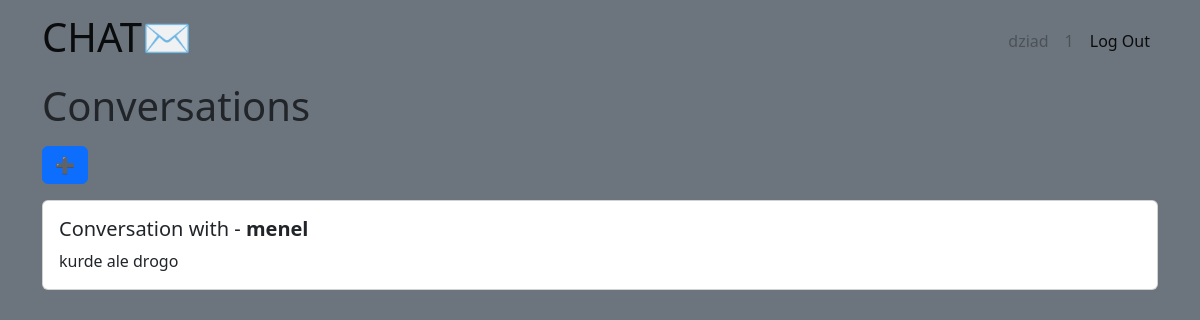
Page / (signed in) on the earlier database version.
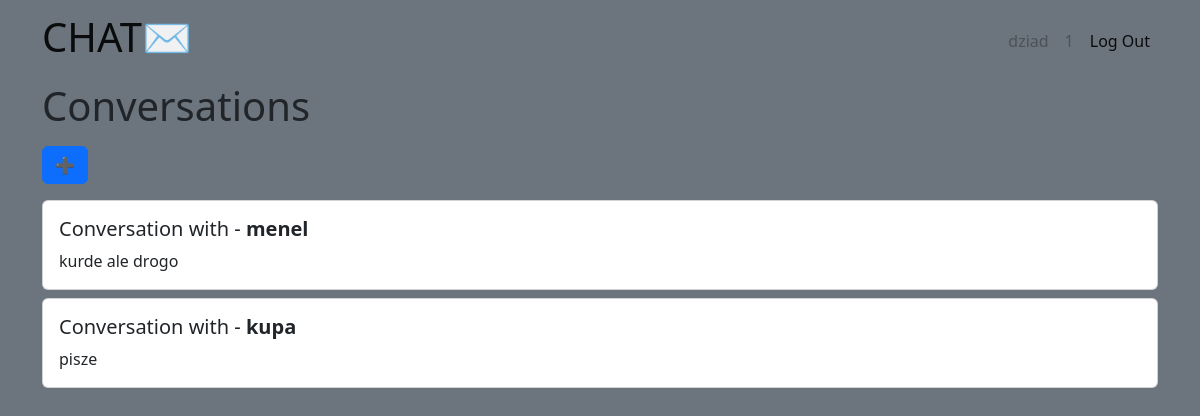
Same page on the later database version.
### tables this page shows
CREATE TABLE conversation (
    id INTEGER PRIMARY KEY AUTOINCREMENT,
    cuser INTEGER,
    suser INTEGER
);

CREATE TABLE user (
    id INTEGER PRIMARY KEY AUTOINCREMENT,
    nickname TEXT UNIQUE NOT NULL,
    username TEXT UNIQUE NOT NULL,
    password TEXT NOT NULL
);

CREATE TABLE message (
    id INTEGER PRIMARY KEY AUTOINCREMENT,
    author TEXT NOT NULL,
    value TEXT NOT NULL,
    date DATETIME NOT NULL,
    conv INTEGER
);

### chat/conv.py (the view)
@bp.route('/')
@login_required
def index():
    db = get_db()
    conversations = []
    try:
        conversations = db.execute(
           f'SELECT * FROM conversation WHERE cuser = {g.user["id"]} OR suser = {g.user["id"]}'
        ).fetchall()
    except Exception:
        pass
    users = []
    uid = g.user['id']
    lastmsg = []
    print(conversations[-1]["cuser"])
    try:
        for item in conversations:
            t = item['cuser']
            if item['cuser'] == uid:
                t = item['suser']
            users.append(db.execute(
                f'SELECT id, nickname FROM user WHERE id = {t}'
            ).fetchall())
        for item in conversations:
            for user in users:
                if item['suser'] == user[0]['id'] or item['cuser'] == user[0]['id']:
                    lastmsg.append(db.execute(
                        f'SELECT value FROM message WHERE conv = {item["id"]}'
                    ).fetchall())
                    lastmsg[-1] = lastmsg[-1][-1]['value'] if len(lastmsg[-1]) > 0 else "no messages"
    except Exception:
        pass
    users = [item[0]['nickname'] for item in users]
    print(lastmsg)
    print(users, uid, lastmsg)
    return render_template('chat/index.html', conversations=conversations, users=users, lastmsg=lastmsg)

### chat/auth.py (called while the page is built)
@bp.before_app_request
def load_logged_in_user():
    user_id = session.get('user_id')
    if user_id is None:
        g.user = None
    else:
        g.user = get_db().execute(
            'SELECT * FROM user WHERE id = ?', (user_id,)
        ).fetchone()

def login_required(view):
    @functools.wraps(view)
    def wrapped_view(**kwargs):
        if g.user is None:
            return redirect(url_for('auth.login'))
        return view(**kwargs)
    return wrapped_view

### chat/db.py (called while the page is built)
def get_db():
    if 'db' not in g:
        g.db = sqlite3.connect(
            current_app.config['DATABASE'],
            detect_types=sqlite3.PARSE_DECLTYPES
        )
        g.db.row_factory = sqlite3.Row
    return g.db

### chat/templates/chat/index.html
{% extends 'base.html' %}
{% block header %}
  <h1>{% block title %}Conversations{% endblock %}</h1>
  {% if g.user %}
    <a class="btn btn-primary my-2" href="{{ url_for('conv.create') }}">➕</a>
  {% endif %}
{% endblock %}
{% block content %}
  {% for conv in conversations %}
  <div class="card my-2 " style="">
      <a href="{{ url_for('conv.conversation', id = conv['id']) }}" class="text-decoration-none text-dark">
      <div class="card-body align-left ">
        <h5 class="card-title">Conversation with - <b>{{ users[loop.index0] }}</b></h5>
        <p class="card-text ">{{ lastmsg[loop.index0] }}</p>
      </div>
    </a>
  </div>
  {% endfor %}
{% endblock %}

Differences in the rows shown:
now on this page (row unchanged): user: nickname "kupa"
added message: value "pisze"
